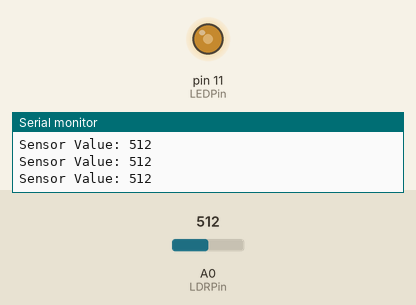
Bench run of a sketch on a simulated Arduino Uno, built with avr-gcc and run on an emulated ATmega328P. On the bench: output pins drawn as LEDs (lit = HIGH), the last lines printed to the serial monitor. Inputs (shaded band) come from the test bench; at power-on: A0 (LDRPin) = 512.

Above: at 1.2 s.
1.3 s: A0 (LDRPin) set to 716
At 1.9 s:
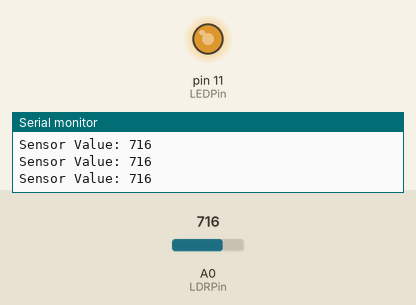
2.8 s: A0 (LDRPin) set to 900
At 3.3 s:
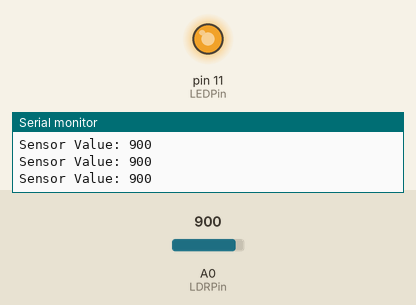
4.3 s: A0 (LDRPin) set to 122
At 4.7 s:
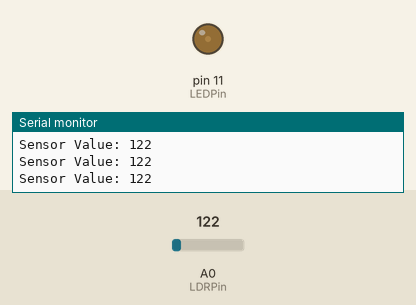
5.8 s: A0 (LDRPin) set to 0
At 6.1 s:
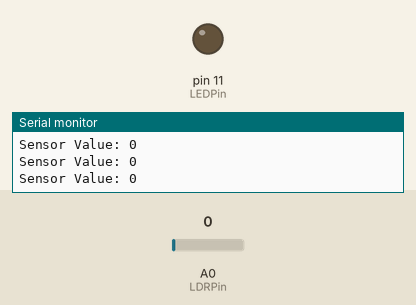
7.3 s: A0 (LDRPin) set to 511
At 8.7 s:
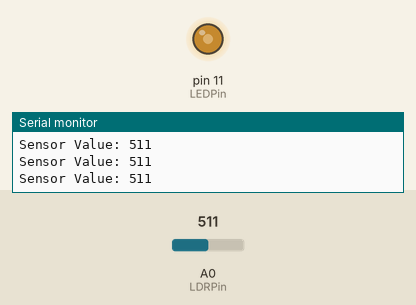
Timing chart, 0 to 9.8 s (numbered marks = the images above; inputs shaded):
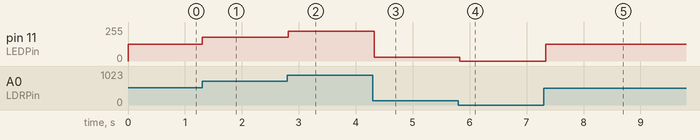

The sketch:

Task1.1P.ino
```cpp
// initialise pins
int LDRPin = A0;
int LEDPin = 11;

// initialise sensor reading
int LDRValue = 0;

// setup
void setup()
{
  pinMode(LDRPin, INPUT);
  pinMode(LEDPin, OUTPUT);
  Serial.begin(9600);
}

void loop()
{
  // read sensor
  LDRValue = analogRead(LDRPin);

  // print sensor value
  Serial.println("Sensor Value: " + String(LDRValue));

  // map sensor value to LED
  analogWrite(LEDPin, map(LDRValue, 0, 1023, 0, 255));
  delay(100);
}
```

Measured:
- after the input at 1.3 s, pin 11 (LEDPin): 127/255 → 178/255 at once
- after the input at 2.8 s, pin 11 (LEDPin): 178/255 → 224/255 at once
- after the input at 4.3 s, pin 11 (LEDPin): 224/255 → 30/255 at once
- after the input at 5.8 s, pin 11 (LEDPin): 30/255 → 0/255 at once
- after the input at 7.3 s, pin 11 (LEDPin): 0/255 → 127/255 at once
